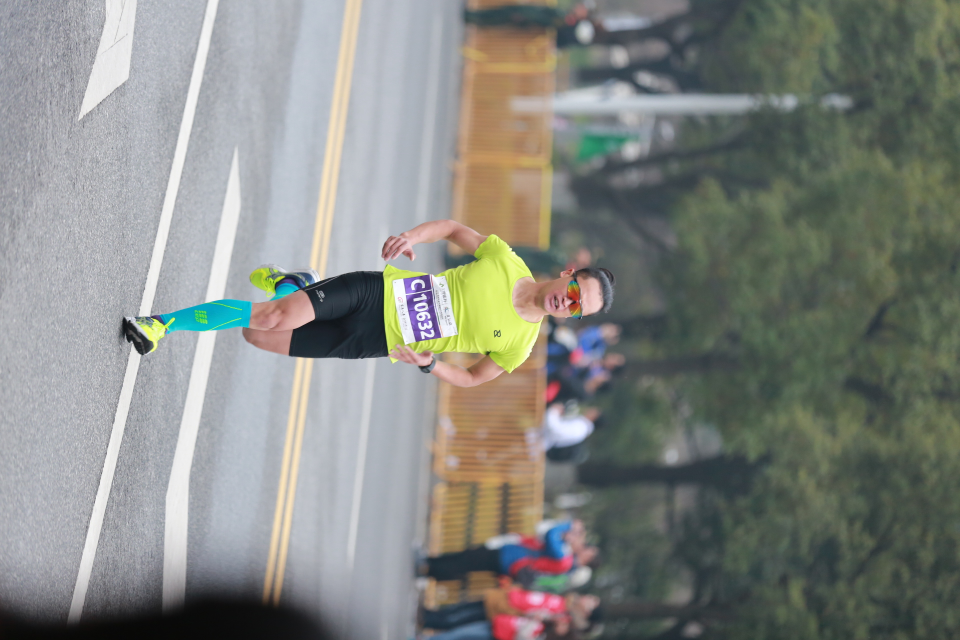
#> input picture lib/ImageOperation/images/irientation_wrong.jpg, 1920 x 1280 px (shown at 1/2 size)
$ python correct_image_orientation.py   (Python 2 division)
#> lines starting #> are read from the running program, lines starting #| are printed output that depends on the picture
#> further down, image is the input picture: PIL image 1920x1280 RGB; mean R, G, B 131.2, 134, 128.9
#coding: utf-8

from PIL import Image
from PIL import ExifTags

def correct_image_orientation(img):
	try :
		for orientation in ExifTags.TAGS.keys() :
			if ExifTags.TAGS[orientation]=='Orientation' : break
		exif=dict(img._getexif().items())
#> exif = 50 items

		if exif[orientation] == 3 :
			img=img.rotate(180, expand=True)
		elif exif[orientation] == 6 :
			img=img.rotate(270, expand=True)
		elif exif[orientation] == 8 :
			img=img.rotate(90, expand=True)
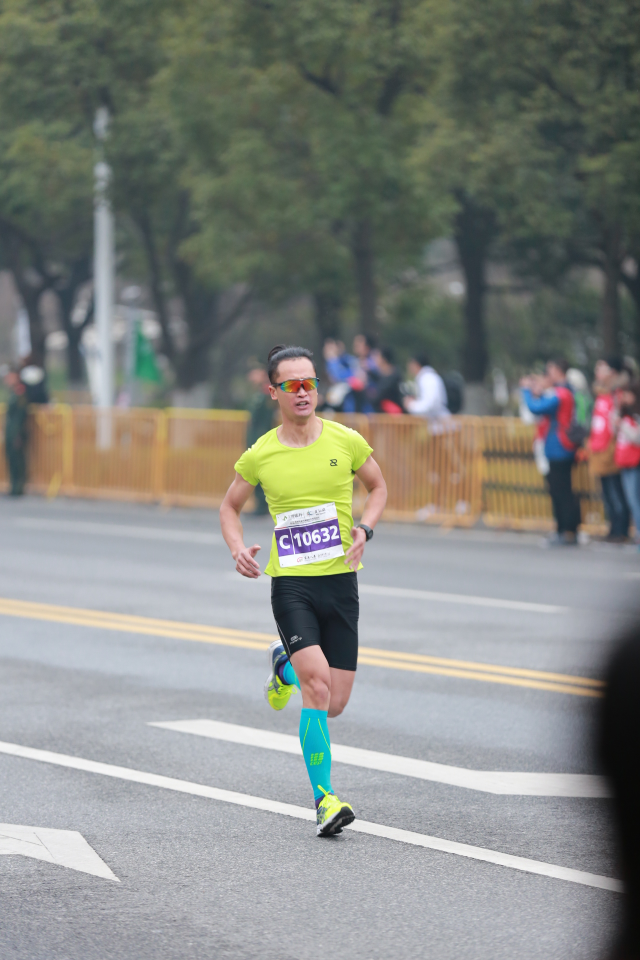
#> img: PIL image 1280x1920 RGB (shown at 1/2 size); mean R, G, B 131.2, 134, 128.9

	except:
		print 'correct_image_orientation wrong'

	return img

if __name__ == '__main__':
	image = Image.open('images/irientation_wrong.jpg')
	image_correct = correct_image_orientation(image)
	image_correct.save('images/irientation_right.jpg')
